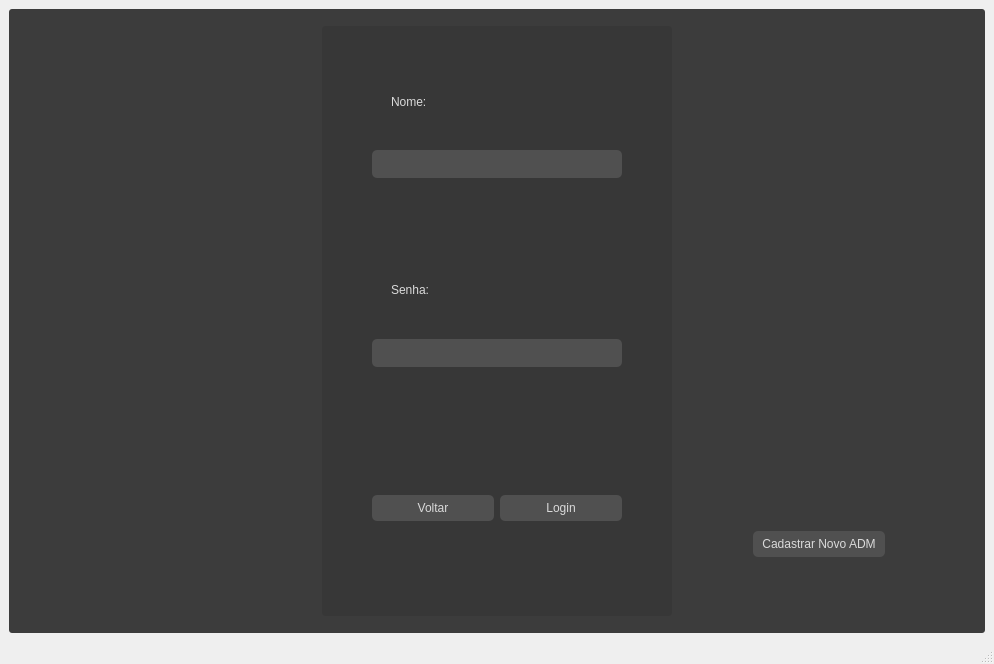
<?xml version="1.0" encoding="UTF-8"?>
<ui version="4.0">
 <class>Login_ADM</class>
 <widget class="QMainWindow" name="Login_ADM">
  <property name="geometry">
   <rect>
    <x>0</x>
    <y>0</y>
    <width>994</width>
    <height>664</height>
   </rect>
  </property>
  <property name="windowTitle">
   <string>Login_ADM</string>
  </property>
  <widget class="QWidget" name="centralwidget">
   <layout class="QVBoxLayout" name="verticalLayout">
    <item>
     <widget class="QFrame" name="frame">
      <property name="styleSheet">
       <string notr="true">/* Aplicando o estilo antigo com tons de cinza */
font: 12pt &quot;MS Shell Dlg 2&quot;;
color: rgb(218, 218, 218);
background-color: rgb(60, 60, 60);
border: none; /* Removendo o contorno das bordas nos quadros */
border-radius: 3px;
padding: 8px 16px;
</string>
      </property>
      <property name="frameShape">
       <enum>QFrame::StyledPanel</enum>
      </property>
      <property name="frameShadow">
       <enum>QFrame::Raised</enum>
      </property>
      <layout class="QHBoxLayout" name="horizontalLayout">
       <item>
        <widget class="QFrame" name="frame_2">
         <property name="frameShape">
          <enum>QFrame::StyledPanel</enum>
         </property>
         <property name="frameShadow">
          <enum>QFrame::Raised</enum>
         </property>
         <layout class="QVBoxLayout" name="verticalLayout_3">
          <item>
           <widget class="QFrame" name="frame_9">
            <property name="frameShape">
             <enum>QFrame::StyledPanel</enum>
            </property>
            <property name="frameShadow">
             <enum>QFrame::Raised</enum>
            </property>
           </widget>
          </item>
          <item>
           <widget class="QFrame" name="frame_8">
            <property name="frameShape">
             <enum>QFrame::StyledPanel</enum>
            </property>
            <property name="frameShadow">
             <enum>QFrame::Raised</enum>
            </property>
           </widget>
          </item>
         </layout>
        </widget>
       </item>
       <item>
        <widget class="QFrame" name="frame_3">
         <property name="minimumSize">
          <size>
           <width>350</width>
           <height>0</height>
          </size>
         </property>
         <property name="maximumSize">
          <size>
           <width>350</width>
           <height>600</height>
          </size>
         </property>
         <property name="styleSheet">
          <string notr="true">/* Aplicando o estilo antigo com tons de cinza */
font: 12pt &quot;MS Shell Dlg 2&quot;;
color: rgb(218, 218, 218);
background-color: rgb(55, 55, 55);
border: none; /* Removendo o contorno das bordas nos quadros */
border-radius: 3px;
padding: 8px 16px;
</string>
         </property>
         <property name="frameShape">
          <enum>QFrame::StyledPanel</enum>
         </property>
         <property name="frameShadow">
          <enum>QFrame::Raised</enum>
         </property>
         <layout class="QVBoxLayout" name="verticalLayout_2">
          <item>
           <widget class="QFrame" name="frame_7">
            <property name="minimumSize">
             <size>
              <width>0</width>
              <height>100</height>
             </size>
            </property>
            <property name="frameShape">
             <enum>QFrame::StyledPanel</enum>
            </property>
            <property name="frameShadow">
             <enum>QFrame::Raised</enum>
            </property>
            <layout class="QVBoxLayout" name="verticalLayout_5">
             <item>
              <widget class="QLabel" name="label">
               <property name="maximumSize">
                <size>
                 <width>16777215</width>
                 <height>30</height>
                </size>
               </property>
               <property name="text">
                <string>Nome:</string>
               </property>
              </widget>
             </item>
             <item>
              <widget class="QLineEdit" name="Usuario_ADM">
               <property name="styleSheet">
                <string notr="true">    font: 12pt &quot;MS Shell Dlg 2&quot;;
    color: rgb(218, 218, 218);
    background-color: rgb(80, 80, 80);
    border-style: outset;
    border-width: 0px;
    border-color: beige;
    border-radius: 5px;
    padding: 6px;</string>
               </property>
              </widget>
             </item>
            </layout>
           </widget>
          </item>
          <item>
           <widget class="QFrame" name="frame_6">
            <property name="frameShape">
             <enum>QFrame::StyledPanel</enum>
            </property>
            <property name="frameShadow">
             <enum>QFrame::Raised</enum>
            </property>
            <layout class="QVBoxLayout" name="verticalLayout_6">
             <item>
              <widget class="QLabel" name="label_2">
               <property name="maximumSize">
                <size>
                 <width>16777215</width>
                 <height>30</height>
                </size>
               </property>
               <property name="text">
                <string>Senha:</string>
               </property>
              </widget>
             </item>
             <item>
              <widget class="QLineEdit" name="Senha_adm">
               <property name="styleSheet">
                <string notr="true">    font: 12pt &quot;MS Shell Dlg 2&quot;;
    color: rgb(218, 218, 218);
    background-color: rgb(80, 80, 80);
    border-style: outset;
    border-width: 0px;
    border-color: beige;
    border-radius: 5px;
    padding: 6px;</string>
               </property>
               <property name="echoMode">
                <enum>QLineEdit::Password</enum>
               </property>
              </widget>
             </item>
            </layout>
           </widget>
          </item>
          <item>
           <widget class="QFrame" name="frame_5">
            <property name="frameShape">
             <enum>QFrame::StyledPanel</enum>
            </property>
            <property name="frameShadow">
             <enum>QFrame::Raised</enum>
            </property>
            <layout class="QHBoxLayout" name="horizontalLayout_2">
             <item>
              <widget class="QPushButton" name="Voltar">
               <property name="styleSheet">
                <string notr="true">QPushButton {
    font: 12pt &quot;MS Shell Dlg 2&quot;;
    color: rgb(218, 218, 218);
    background-color: rgb(80, 80, 80);
    border-style: outset;
    border-width: 0px;
    border-color: beige;
    border-radius: 5px;
    padding: 6px;
}

QPushButton:hover {
    background-color: rgb(88, 88, 88); /* Cor de fundo quando o botão é destacado */
}

QPushButton:pressed {
    background-color: rgb(40, 40, 40); /* Cor de fundo quando o botão é pressionado */
}
</string>
               </property>
               <property name="text">
                <string>Voltar</string>
               </property>
              </widget>
             </item>
             <item>
              <widget class="QPushButton" name="Login">
               <property name="styleSheet">
                <string notr="true">QPushButton {
    font: 12pt &quot;MS Shell Dlg 2&quot;;
    color: rgb(218, 218, 218);
    background-color: rgb(80, 80, 80);
    border-style: outset;
    border-width: 0px;
    border-color: beige;
    border-radius: 5px;
    padding: 6px;
}

QPushButton:hover {
    background-color: rgb(88, 88, 88); /* Cor de fundo quando o botão é destacado */
}

QPushButton:pressed {
    background-color: rgb(40, 40, 40); /* Cor de fundo quando o botão é pressionado */
}
</string>
               </property>
               <property name="text">
                <string>Login</string>
               </property>
              </widget>
             </item>
            </layout>
           </widget>
          </item>
         </layout>
        </widget>
       </item>
       <item>
        <widget class="QFrame" name="frame_4">
         <property name="frameShape">
          <enum>QFrame::StyledPanel</enum>
         </property>
         <property name="frameShadow">
          <enum>QFrame::Raised</enum>
         </property>
         <layout class="QVBoxLayout" name="verticalLayout_4">
          <item>
           <widget class="QFrame" name="frame_10">
            <property name="frameShape">
             <enum>QFrame::StyledPanel</enum>
            </property>
            <property name="frameShadow">
             <enum>QFrame::Raised</enum>
            </property>
           </widget>
          </item>
          <item>
           <widget class="QFrame" name="frame_11">
            <property name="frameShape">
             <enum>QFrame::StyledPanel</enum>
            </property>
            <property name="frameShadow">
             <enum>QFrame::Raised</enum>
            </property>
            <layout class="QVBoxLayout" name="verticalLayout_7">
             <item>
              <widget class="QFrame" name="frame_14">
               <property name="frameShape">
                <enum>QFrame::StyledPanel</enum>
               </property>
               <property name="frameShadow">
                <enum>QFrame::Raised</enum>
               </property>
              </widget>
             </item>
             <item>
              <widget class="QFrame" name="frame_13">
               <property name="frameShape">
                <enum>QFrame::StyledPanel</enum>
               </property>
               <property name="frameShadow">
                <enum>QFrame::Raised</enum>
               </property>
              </widget>
             </item>
             <item>
              <widget class="QFrame" name="frame_12">
               <property name="frameShape">
                <enum>QFrame::StyledPanel</enum>
               </property>
               <property name="frameShadow">
                <enum>QFrame::Raised</enum>
               </property>
               <layout class="QVBoxLayout" name="verticalLayout_8">
                <item>
                 <widget class="QPushButton" name="pushButton_3">
                  <property name="styleSheet">
                   <string notr="true">QPushButton {
    font: 12pt &quot;MS Shell Dlg 2&quot;;
    color: rgb(218, 218, 218);
    background-color: rgb(80, 80, 80);
    border-style: outset;
    border-width: 0px;
    border-color: beige;
    border-radius: 5px;
    padding: 6px;
}

QPushButton:hover {
    background-color: rgb(88, 88, 88); /* Cor de fundo quando o botão é destacado */
}

QPushButton:pressed {
    background-color: rgb(40, 40, 40); /* Cor de fundo quando o botão é pressionado */
}
</string>
                  </property>
                  <property name="text">
                   <string>Cadastrar Novo ADM</string>
                  </property>
                 </widget>
                </item>
               </layout>
              </widget>
             </item>
            </layout>
           </widget>
          </item>
         </layout>
        </widget>
       </item>
      </layout>
     </widget>
    </item>
   </layout>
  </widget>
  <widget class="QMenuBar" name="menubar">
   <property name="geometry">
    <rect>
     <x>0</x>
     <y>0</y>
     <width>994</width>
     <height>21</height>
    </rect>
   </property>
  </widget>
  <widget class="QStatusBar" name="statusbar"/>
 </widget>
 <resources/>
 <connections/>
</ui>
